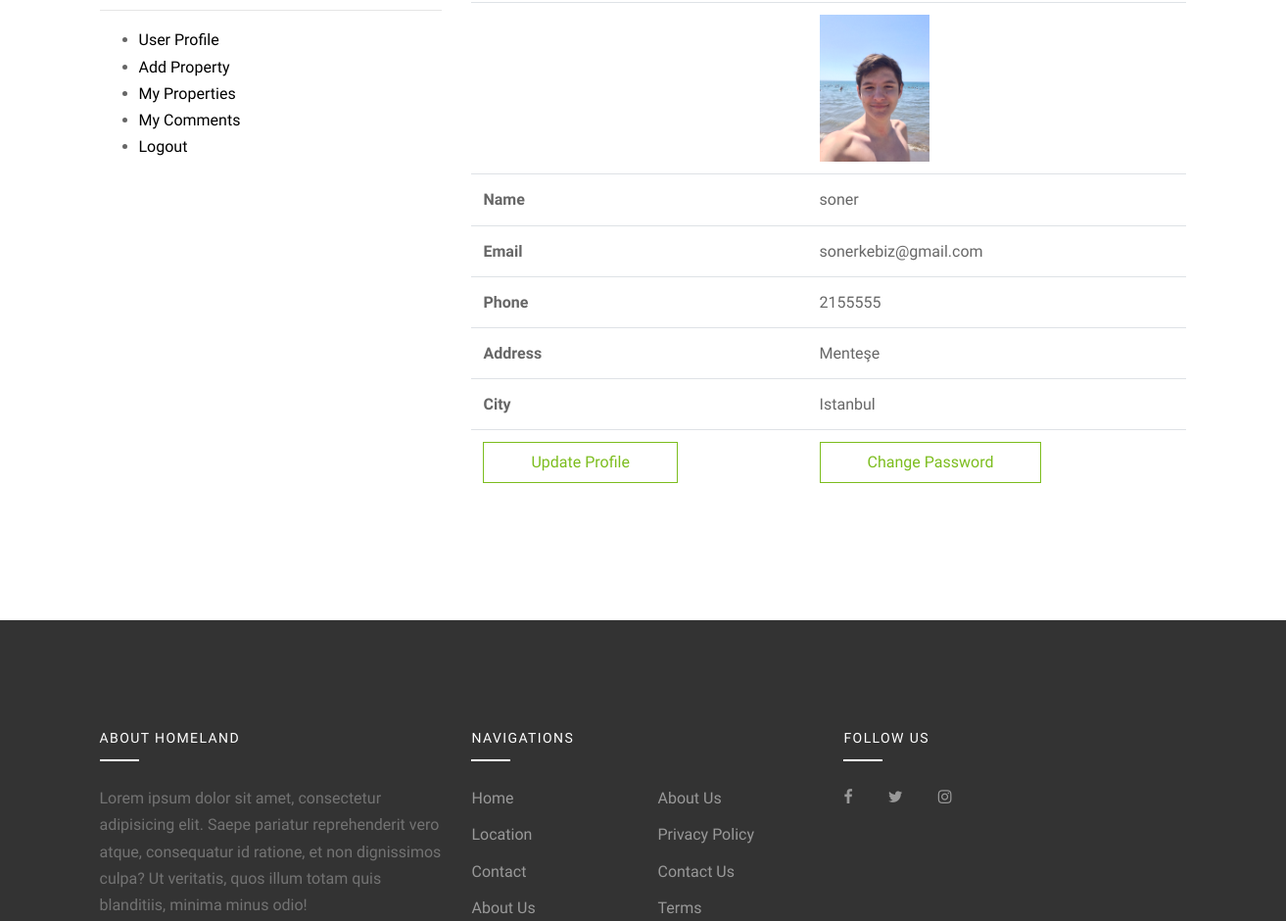
/user/ (signed in, middle part), run on an earlier commit of the app's database.
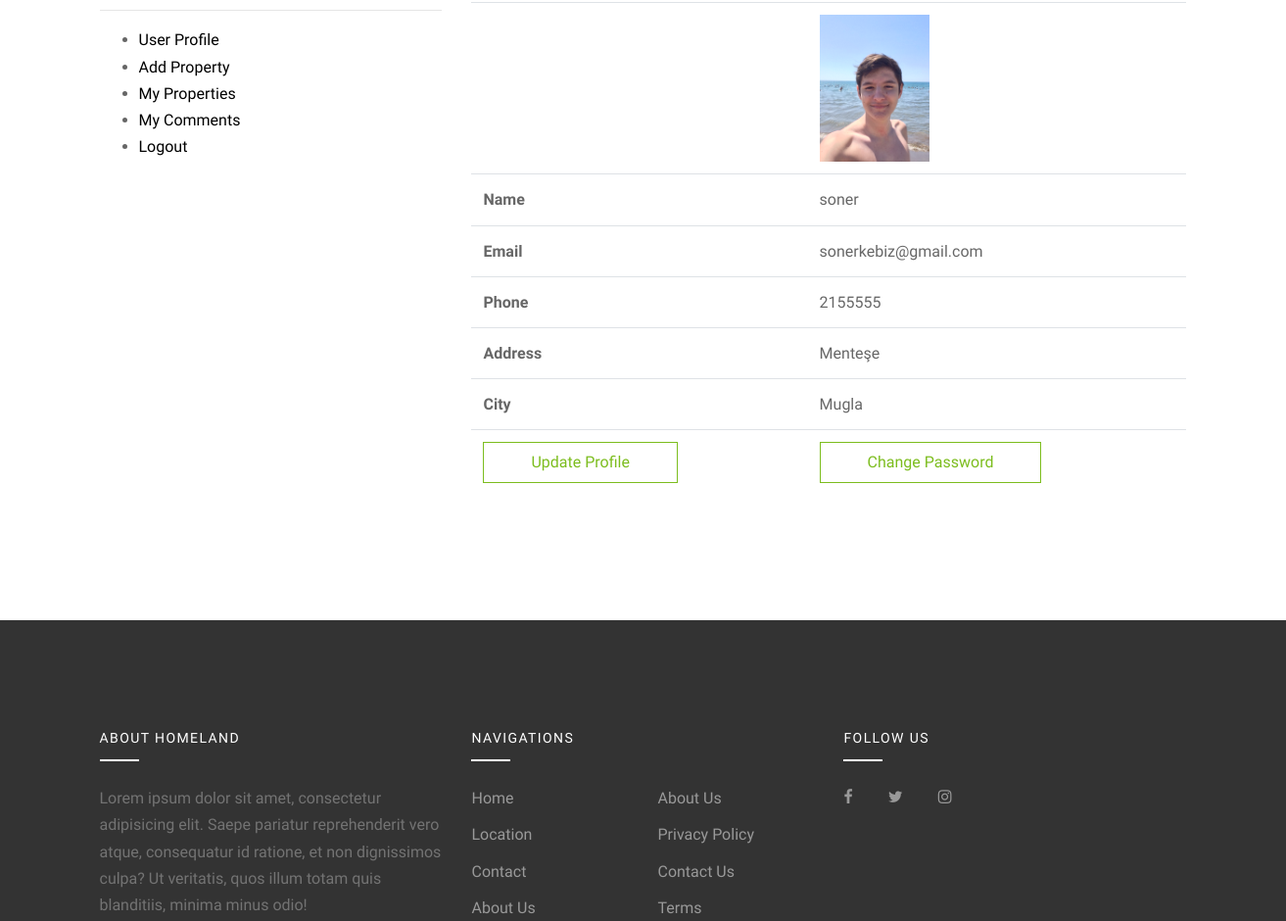
And on a later commit of the database.
### home/models.py (models this page shows, shortened)
class UserProfile(models.Model):
    user = models.OneToOneField(User, on_delete=models.CASCADE)
    phone = models.CharField(blank=True, max_length=20)
    address = models.CharField(blank=True, max_length=20)
    city = models.CharField(blank=True, max_length=20)
    country = models.CharField(blank=True, max_length=20)
    image = models.ImageField(blank=True, upload_to='images/users/')
    def user_name(self):
        return self.user.username
    def image_tag(self):
        return mark_safe('<img src="{}" height="50"/>'.format(self.image.url))
    image_tag.short_description = 'Image'

### user/views.py (the view)
# urls.py: path('', views.index, name='index'),
def index(request):
    category = Category.objects.all()
    current_user = request.user
    profile = UserProfile.objects.get(user_id=current_user.id)
    context = {
        'category' : category,
        'profile' : profile,
    }
    return render(request,'user_profile.html',context)

### user/templates/user_profile.html (shortened to what this page needs)
{% extends "homebase.html" %}
{% load static %}
{% block content %}
    <div class="site-section">
      <div class="container">
        <div class="row">
          <div class="col-md-4"  data-aos="fade-up" data-aos-delay="200">
              {% include "user_menu.html" %}
          </div>
          <div class="col-md-8" data-aos="fade-up" data-aos-delay="100">
              <table class="table">
                  <tr>
                      <th class="text-left"></th>
                      <td class="text-left"><img src="{{ profile.image.url }}" height="150"></td>
                  </tr>
                  <tr>
                      <th class="text-left">Name</th>
                      <td class="text-left">{{ profile.user_name }}</td>
                  </tr>
                  <tr>
                      <th class="text-left">Email</th>
                      <td class="text-left">{{ profile.user.email }}</td>
                  </tr>
                  <tr>
                      <th class="text-left">Phone</th>
                      <td class="text-left">{{ profile.phone }}</td>
                  </tr>
                  <tr>
                      <th class="text-left">Address</th>
                      <td class="text-left">{{ profile.address }}</td>
                  </tr>
                  <tr>
                      <th class="text-left">City</th>
                      <td class="text-left">{{ profile.city }}</td>
                  </tr>
                  <tr>
                      <th class="text-left"><a href="/user/update/" class="btn btn-outline-success rounded-0 py-2 px-5">Update Profile</a></th>
                      <td class="text-left"><a href="/user/password/" class="btn btn-outline-success rounded-0 py-2 px-5">Change Password</a></td>
                  </tr>
              </table>
          </div>
        </div>
      </div>
    </div>
{% endblock %}

What changed in the data, as far as the page shows it:
changed UserProfile "Menteşe": city "Istanbul" → "Mugla"
